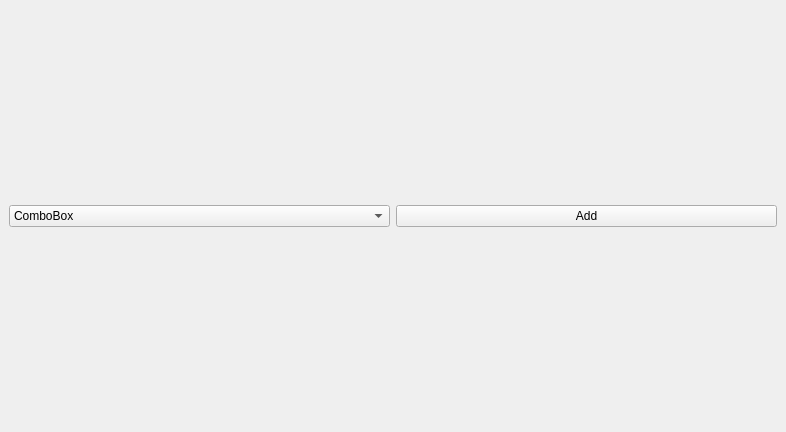
<?xml version="1.0" encoding="UTF-8"?>
<ui version="4.0">
 <class>MainWindow</class>
 <widget class="QMainWindow" name="MainWindow">
  <property name="geometry">
   <rect>
    <x>0</x>
    <y>0</y>
    <width>786</width>
    <height>432</height>
   </rect>
  </property>
  <property name="windowTitle">
   <string>MainWindow</string>
  </property>
  <widget class="QWidget" name="centralwidget">
   <layout class="QVBoxLayout" name="verticalLayout">
    <property name="sizeConstraint">
     <enum>QLayout::SetMinimumSize</enum>
    </property>
    <item>
     <layout class="QHBoxLayout" name="horizontalLayout">
      <item>
       <widget class="QComboBox" name="wSelector">
        <item>
         <property name="text">
          <string>ComboBox</string>
         </property>
        </item>
        <item>
         <property name="text">
          <string>TextEdit</string>
         </property>
        </item>
        <item>
         <property name="text">
          <string>LCDNumber</string>
         </property>
        </item>
       </widget>
      </item>
      <item>
       <widget class="QPushButton" name="addButton">
        <property name="text">
         <string>Add</string>
        </property>
       </widget>
      </item>
     </layout>
    </item>
   </layout>
  </widget>
 </widget>
 <resources/>
 <connections/>
</ui>
